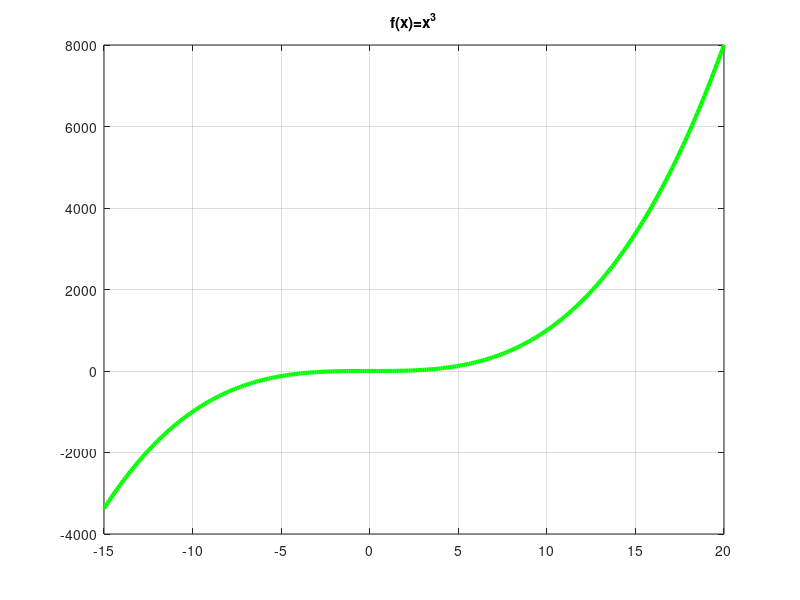

Here is the MATLAB script that generated this plot:
% Octave Script
% Title			    :Funcion Inyectiva, Suprayectiva y biyectiva
% Description		:DETERMINAR FUNCIONES
% Author		    :ANGEL JESUS SANTIAGO HERNANDEZ
% Date		    	:16/11/2021
% Ejercicio	    :2
% Usage			    :DRAKJESUS
%Notes:        Se necesita el programa Octave, usar su linea de comando
%              https://octaveintro.readthedocs.io/en/latest/index.html

%Limpiar variables
clear
%Declarar Dominio 
x = [-15:0.1:20];
%Funcion a graficar
fx = (x.^3);
%Codigo para graficar
plot(x,fx,'g','linewidth',3);
%Nombre de la grafica
title('f(x)=x^3');
%Mensaje
disp ("Esta es una funcion inyectiva")
grid on;
